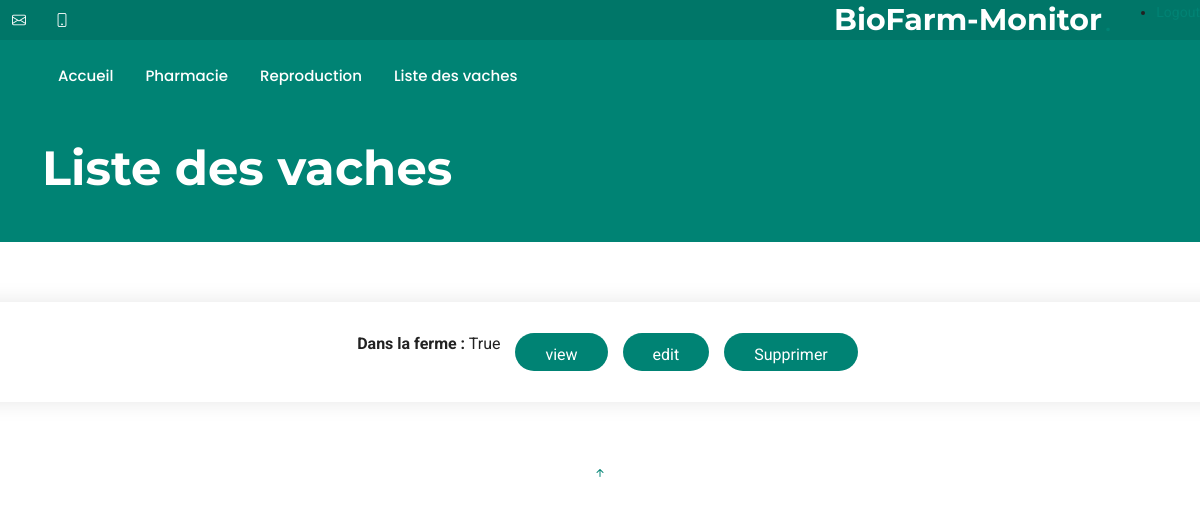
Before: /cow_liste with the older database file.
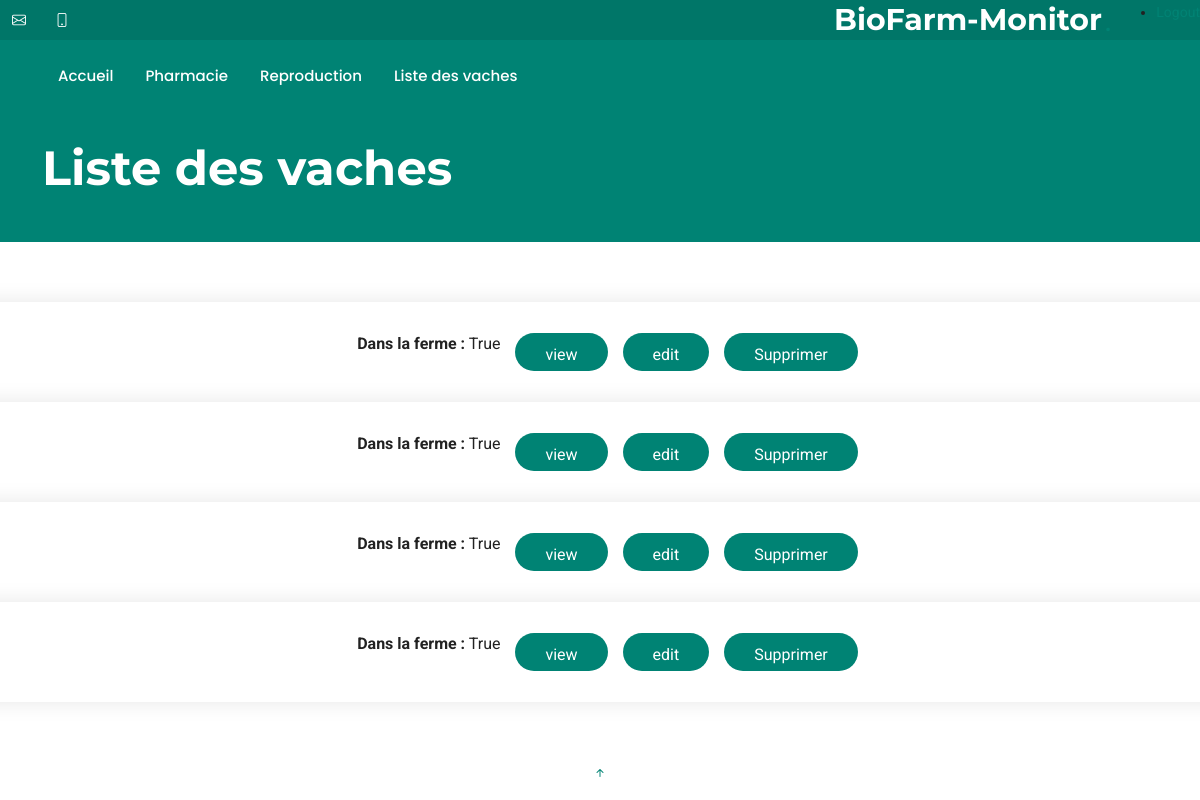
After: the same page with the newer database file.
### web_app/models.py (models this page shows, shortened)
class Cow(db.Model):
    user_id = Column(Integer, ForeignKey("users.id"), nullable=False)
    cow_id = Column(Integer, nullable=False)  # numero Vache
    cow_cares = Column(MutableList.as_mutable(
        JSON), default=list, nullable=False)  # TODO modifier access
    info = Column(MutableList.as_mutable(JSON),
                  default=list, nullable=False)
    in_farm = Column(Boolean)  # faux si vache sortie expoitation
    born_date = Column(DATE)  # date de naissance de la vache
    reproduction = Column(
        MutableList.as_mutable(JSON), default=list, nullable=False
    )
    is_calf = Column(Boolean, default=False, nullable=False)
    __table_args__ = (
        PrimaryKeyConstraint(
            user_id,
            cow_id),
        {})

### web_app/modul/views.py (the view)
@login_required
@views.route("/cow_liste", methods=["GET"])
def cow_liste():
    return render_template("cow_liste.html")

### web_app/models.py (called while the page is built)
    @staticmethod
    def get_all_cows(user_id : int = None) -> list[Cow]:
        return Cow.query.get({"user_id": user_id}) if user_id else Cow.query.all()

### web_app/templates/cow_liste.html (shortened to what this page needs)
{% extends 'base.html' %}
{% block body_class %}
  "index-page"
{% endblock %}
{% block page_title %}
  Liste des vaches
{% endblock %}
{% block content %}
  <section id="cow_liste" class="contact section">
    <div class="col-12">
      {% for cow in get_all_cows() %}
      <div class="row row-cols-1 row-cols-lg-5 g-5 justify-content-center" id="cow-block-{{ cow.id }}">
        <div class="php-email-form mt-5">
          <div class="col d-flex flex-column align-items-center text-center">
            <p>
              <strong>Dans la ferme :</strong> {{ cow.in_farm }}
            </p>
          </div>
          <div class="col d-flex flex-column align-items-center text-center">
            <form action="{{ url_for('view_cow', cow_id=cow.id) }}" method="POST" enctype="multipart/form-data">
              <button type="submit" class="btn btn-primary">view</button>
            </form>
          </div>
          <div class="col d-flex flex-column align-items-center text-center">
            <form action="{{ url_for('edit_cow', cow_id=cow.id) }}" method="POST" enctype="multipart/form-data">
              <button type="submit" class="btn btn-primary">edit</button>
            </form>
          </div>
          <div class="col d-flex flex-column align-items-center text-center">
            <form id="form-suppress-{{ cow.id }}" action="{{ url_for('suppress_cow', cow_id=cow.id) }}" method="POST" enctype="multipart/form-data" class="ajax-form">
              <button type="submit" class="btn btn-danger">Supprimer</button>
            </form>
          </div>
        </div>
        </div>
        {% endfor %}
      </div>
  </section>
{% endblock %}

### web_app/templates/base.html (shortened to what this page needs)
<!doctype html>
<html lang="fr">
  <head>
    <link href="{{ url_for('static', filename='vendor/bootstrap/css/bootstrap.min.css') }}" rel="stylesheet">
    <link href="{{ url_for('static', filename='vendor/bootstrap-icons/bootstrap-icons.css') }}" rel="stylesheet">
    <link href="{{ url_for('static', filename='vendor/aos/aos.css') }}" rel="stylesheet">
    <link href="{{ url_for('static', filename='vendor/glightbox/css/glightbox.min.css') }}" rel="stylesheet">
    <link href="{{ url_for('static', filename='vendor/swiper/swiper-bundle.min.css') }}" rel="stylesheet">
    <link href="{{ url_for('static', filename='css/main.css') }}" rel="stylesheet">
  </head>
  <body class={% block body_class %} {% endblock %}>
    <header id="header" class="header fixed-top">
        <div class="topbar d-flex align-items-center">
          <div class="container d-flex justify-content-center justify-content-md-between">
            <div class="contact-info d-flex align-items-center">
              <i class="bi bi-envelope d-flex align-items-center"><a href="mailto:contact@"></a></i>
              <i class="bi bi-phone d-flex align-items-center ms-4"></i>
            </div>
            <a href="/" class="logo d-flex align-items-center">
              <h1 class="sitename">BioFarm-Monitor</h1>
              <span>.</span>
            </a>
          </div>
          <ul>
            <li><a href="{{url_for('auth.logout')}}" class="active">Logout<br></a></li>
          </ul>
        </div>
        <div class="branding d-flex align-items-center">
          <div class="container position-relative d-flex align-items-center justify-content-between">
            <nav id="navmenu" class="navmenu">
              <ul>
                <li><a href="/" class="active">Accueil<br></a></li>
                <li><a href="/pharmacie">Pharmacie</a></li>
                <li><a href="/reproduction">Reproduction</a></li>
                <li><a href="/cow_liste">Liste des vaches</a></li>
              </ul>
            </nav>
          </div>
        </div>
      </header>
      <main class="main">
      <section class="hero section accent-background">
        <div class="container position-relative">
          <div class="row gy-5 justify-content-between">
            <div class="col-lg-6 order-2 order-lg-1 d-flex flex-column justify-content-center">
              <h2><span class="accent">{% block page_title %} {% endblock page_title %}</span></h2>
            <div class="col-lg-5 order-1 order-lg-2">
            </div>
          </div>
        </div>
      </section>
        {% block content %}
        {% endblock %}
    </main>
  <a href="#" id="scroll-top" class="scroll-top d-flex align-items-center justify-content-center"><i class="bi bi-arrow-up-short"></i></a>
  </body>
</html>

### web_app/static/css/main.css (style rules this page uses)
:root { --default-font: "Roboto", system-ui, -apple-system, "Segoe UI", Roboto, "Helvetica Neue", Arial, "Noto Sans", "Liberation Sans", sans-serif, "Apple Color Emoji", "Segoe UI Emoji", "Segoe UI Symbol", "Noto Color Emoji"; --heading-font: "Montserrat", sans-serif; --nav-font: "Poppins", sans-serif; }
:root { --background-color: #ffffff; --default-color: #222222; --heading-color: #172a28; --accent-color: #008374; --surface-color: #ffffff; --contrast-color: #ffffff; }
:root { --nav-color: #ffffff; --nav-hover-color: #008374; --nav-mobile-background-color: #ffffff; --nav-dropdown-background-color: #ffffff; --nav-dropdown-color: #01433c; --nav-dropdown-hover-color: #008374; }
.accent-background { --background-color: #008374; --default-color: #ffffff; --heading-color: #ffffff; --accent-color: #ffffff; --surface-color: #00b6a1; --contrast-color: #ffffff; }
:root { scroll-behavior: smooth; }
body { color: var(--default-color); background-color: var(--background-color); font-family: var(--default-font); }
a { color: var(--accent-color); text-decoration: none; transition: 0.3s; }
h1, h2, h3, h4, h5, h6 { color: var(--heading-color); font-family: var(--heading-font); }
.php-email-form { display: flex; justify-content: center; align-items: center; gap: 15px; flex-wrap: nowrap; }
.php-email-form>* { flex: none; width: auto; margin-bottom: 0; }
.php-email-form button { padding: 8px 20px; height: 38px; font-size: 1rem; align-self: stretch; }
.header { --background-color: #008374; --heading-color: #ffffff; color: var(--default-color); transition: all 0.5s; z-index: 997; background-color: var(--background-color); }
.header .topbar { background-color: color-mix(in srgb, var(--accent-color) 90%, black 10%); height: 40px; padding: 0; font-size: 14px; transition: all 0.5s; }
.header .topbar .contact-info i { font-style: normal; color: var(--contrast-color); }
.header .branding { min-height: 60px; padding: 10px 0; }
.header .logo { line-height: 1; }
.header .logo h1 { font-size: 30px; margin: 0; font-weight: 700; color: var(--heading-color); }
.header .logo span { font-size: 32px; margin-left: 2px; color: var(--nav-hover-color); }
@media (min-width: 1200px) { .navmenu { padding: 0; } }
@media (min-width: 1200px) { .navmenu ul { margin: 0; padding: 0; display: flex; list-style: none; align-items: center; } }
@media (min-width: 1200px) { .navmenu li { position: relative; } }
@media (min-width: 1200px) { .navmenu>ul>li { white-space: nowrap; padding: 15px 14px; } }
@media (min-width: 1200px) { .navmenu>ul>li:last-child { padding-right: 0; } }
@media (min-width: 1200px) { .navmenu a, .navmenu a:focus { color: var(--nav-color); font-size: 15px; padding: 0 2px; font-family: var(--nav-font); font-weight: 500; display: flex; align-items: center; justify-content: space-between; white-space: nowrap; transition: 0.3s; position: relative; } }
@media (min-width: 1200px) { .navmenu>ul>li>a:before { content: ""; position: absolute; height: 2px; bottom: -6px; left: 0; background-color: var(--nav-hover-color); visibility: hidden; width: 0px; transition: all 0.3s ease-in-out 0s; } }
@media (min-width: 1200px) { .navmenu a:hover:before, .navmenu li:hover>a:before, .navmenu .active:before { visibility: visible; width: 100%; } }
@media (min-width: 1200px) { .navmenu li:hover>a, .navmenu .active, .navmenu .active:focus { color: var(--nav-color); } }
section, .section { color: var(--default-color); background-color: var(--background-color); padding: 60px 0; scroll-margin-top: 112px; overflow: clip; }
.hero { width: 100%; position: relative; padding: 140px 0 0 0; }
.hero .container { position: relative; z-index: 3; }
.hero h2 { font-size: 48px; font-weight: 700; margin-bottom: 20px; }
.hero h2 .accent { color: var(--conrast-color); }
.contact .php-email-form { background-color: var(--surface-color); box-shadow: 0px 0px 20px rgba(0, 0, 0, 0.1); width: 100%; height: 100%; padding: 30px; }
.contact .php-email-form button[type=submit] { color: var(--contrast-color); background: var(--accent-color); border: 0; padding: 10px 30px; transition: 0.4s; border-radius: 50px; }

Changed rows visible on the page:
added Cow: in_farm "True"
added Cow: in_farm "True"
added Cow: in_farm "True"
